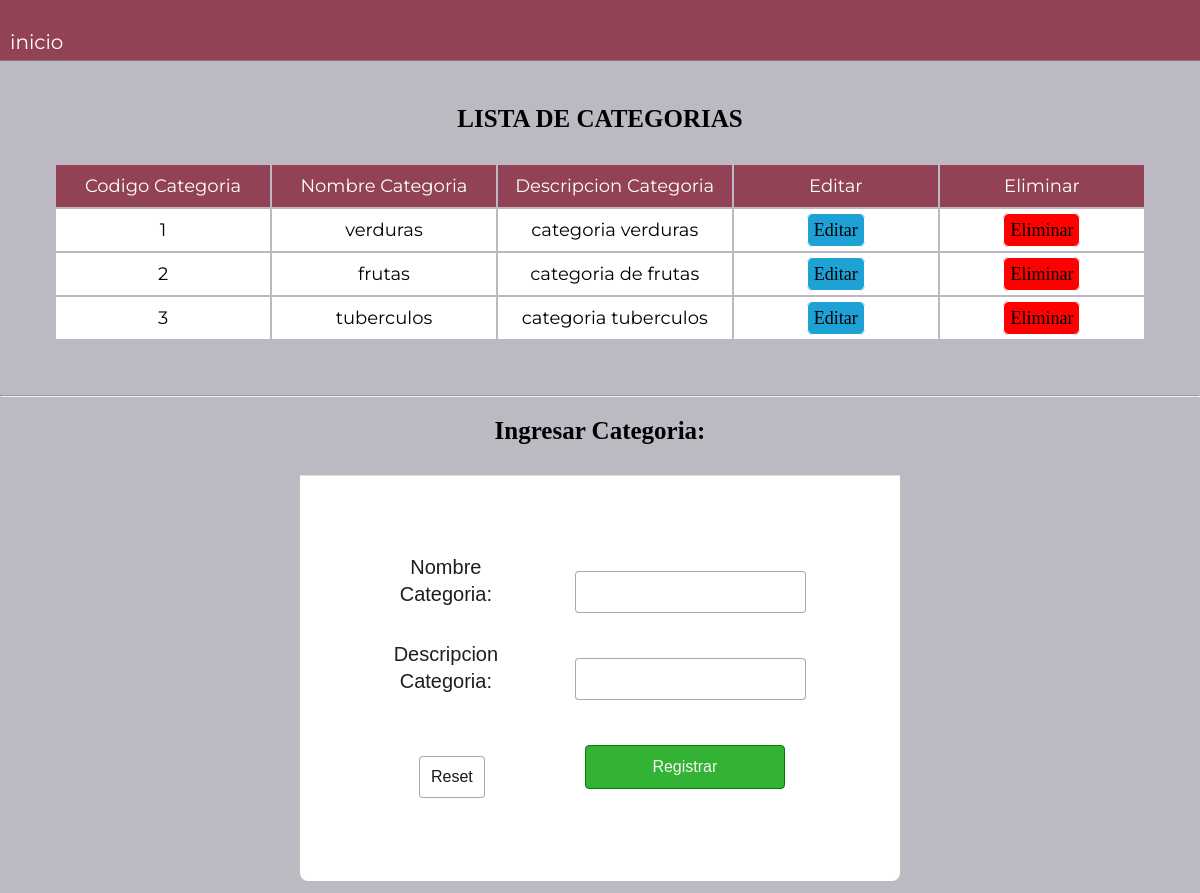
Screenshot of /FormularioAdministradorCategorias/index.php with the database file from the repository.
### tables this page shows
CREATE TABLE `categoria` (
  `CodigoCategoria` int(11) NOT NULL,
  `NombredeCategoria` varchar(100) NOT NULL,
  `DescripcionCategoria` varchar(200) NOT NULL
);

### FormularioAdministradorCategorias/index.php (the view, shortened to what this page needs)
<?php
		include 'model/conexion.php';
		$sentencia = $bd->query("SELECT * FROM categoria;");
		$categorias = $sentencia->fetchAll(PDO::FETCH_OBJ);
?>
<!DOCTYPE html>
<html lang="es">
<head>
	<link rel="stylesheet" href="CSS/tabla.css">
</head>
<body>
    <div id="header">
        <a class="return  header" href="">inicio</a>
    </div>
	<center>
		<div class="div__firmts">
		<h3>LISTA DE CATEGORIAS</h3>
		<table class="table__1">
			<tbody>
			<tr class="td__tittle">
				<td>Codigo Categoria</td>
				<td>Nombre Categoria</td>
				<td>Descripcion Categoria</td>
                <td>Editar</td>
				<td>Eliminar</td>
			</tr>
			</tbody>
			<?php
				foreach ($categorias as $dato) {
					?>
					<tr class="content">
						<td><?php echo $dato->CodigoCategoria; ?></td>
						<td><?php echo $dato->NombredeCategoria; ?></td>
						<td><?php echo $dato->DescripcionCategoria; ?></td>
						<td><a class="editar" href="editar.php?id=<?php echo $dato->CodigoCategoria; ?>">Editar</a></td>
						<td><a class="eliminar" href="eliminar.php?id=<?php echo $dato->CodigoCategoria; ?>">Eliminar</a></td>
					</tr>
					<?php
				}
			?>
		</table>
		</div>
		<hr>
		<h3>Ingresar Categoria:</h3>
		<form class="form" method="POST" action="insertar.php">
			<table class="form__items">
				<tr>
					<td>Nombre Categoria: </td>
					<td><input type="text" name="txtNombre"></td>
				</tr>
				<tr>
					<td>Descripcion Categoria: </td>
					<td><input type="text" name="txtDescripcion"></td>
				</tr>
				<tr>
					<td><input type="reset" name=""></td>
					<td><input type="submit" value="Registrar"></td>
				</tr>
			</table>
		</form>

### FormularioAdministradorCategorias/CSS/tabla.css (style rules this page uses)
* { padding: 0; margin: 0; box-sizing: border-box; }
html { font-size: 10px; font-family: 'Montserrat', sans-serif; scroll-behavior: smooth; }
a { text-decoration: none; }
body { background:rgb(189, 185, 194); -webkit-background-size: cover; -moz-background-size: cover; -o-background-size: cover; background-size: cover; }
#header { position: relative; z-index: 1; padding-top: 0; max-width: 1500px; margin: 0 auto; padding: 30px 0; border-bottom: gray 1px solid; background-color: rgb(146, 66, 84); }
.return { margin-left: 10px; float: left; color: white; display: flex; justify-content: flex-start; font-size: 20px; }
.div__firmts { position:static; padding: 2%; width: auto; max-width: auto; }
h3 { font-size: 25px; font-family: 'Times New Roman', Times, serif; margin-top: 20px; }
.table__1 { width: auto; max-width: auto; margin: 15px; padding: 15px; }
.td__tittle { font-size: 18px; background-color: rgb(146, 66, 84); color: white; position:relative; }
td { text-align: center; padding: 10px; width: 9%; }
tbody { background: white; }
.content { font-size: 18px; }
.editar { background: rgb(30, 161, 212); border-radius: 6px; color: black; padding: 6px; border:white 1px solid; font-family: 'Times New Roman', Times, serif; }
.eliminar { background: red; border-radius: 6px; color: black; padding: 6px; border:white 1px solid; font-family: 'Times New Roman', Times, serif; }
form { position: relative; width: auto; max-width: auto; padding-top: 30px; }
.form__items { background-color: #fff; border-radius: 0 0 8px 8px; border-top: 1px solid #dadde1; color: #1c1e21; line-height: 1.34; margin: auto; width: 50%; padding: 5%; margin-bottom: 12px; font-size: 20px; text-align: center; font-family: 'Franklin Gothic Medium', 'Arial Narrow', Arial, sans-serif; }
input { margin-left: 12px; justify-content: flex-start; margin-top: 23px; font-style: unset; color: rgb(26, 24, 23); font-size: 16px; width: auto; padding: 11px; border: 1px solid #0a0a0a59; border-radius: 4px; background: #fff; transition: all .2s cubic-bezier(.83,.9,.68,.73); }
input[type="submit"] { position: right; margin-right: 12px; background: rgb(51, 179, 51); font-style: unset; color: rgb(248, 244, 241); font-size: 16px; width: 200px; margin-bottom: 20px; padding: 12px; border: 1px solid green; border-radius: 4px; transition: all .2s cubic-bezier(.83,.9,.68,.73); }

### rows the page displays
categoria: CodigoCategoria "1", NombredeCategoria "verduras", DescripcionCategoria "categoria verduras"
categoria: CodigoCategoria "2", NombredeCategoria "frutas", DescripcionCategoria "categoria de frutas"
categoria: CodigoCategoria "3", NombredeCategoria "tuberculos", DescripcionCategoria "categoria tuberculos"
